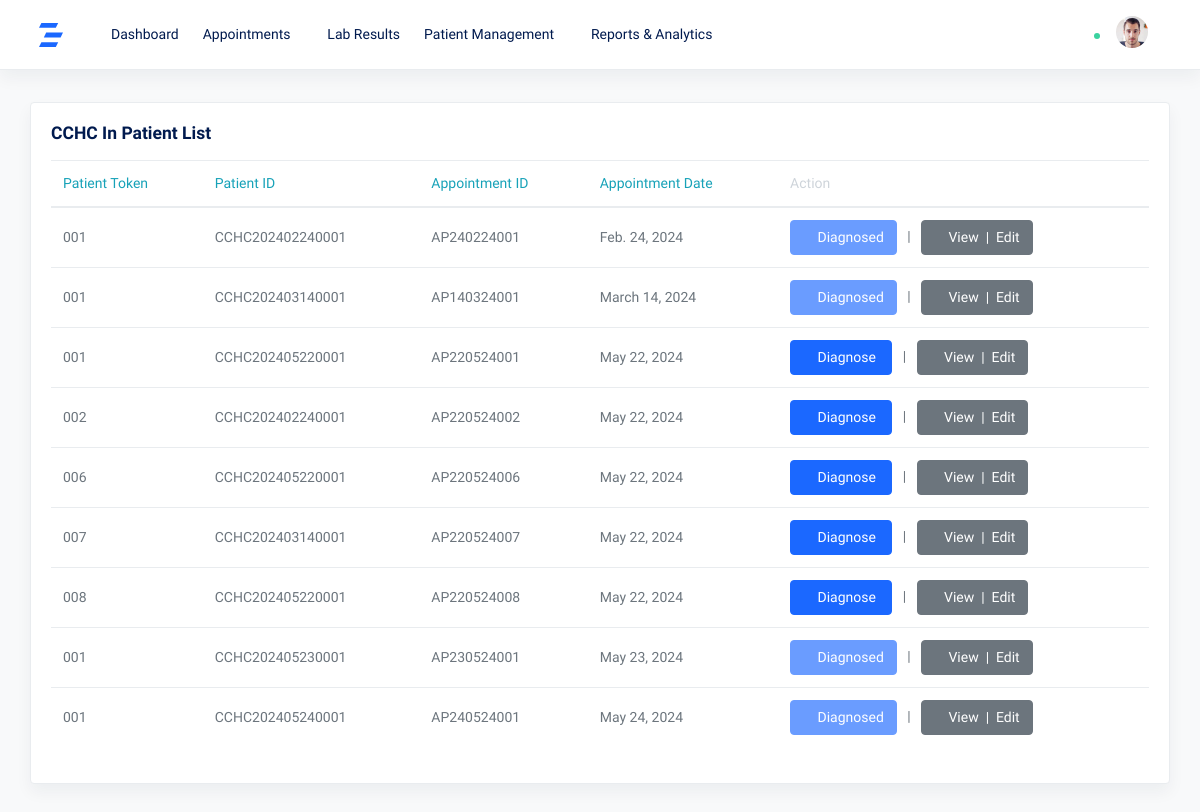
The page /junior_doctor/juniorDoctor_appointmentList on the database its author committed.
### patient/models.py (models this page shows, shortened)
class Visit(models.Model):
    appointment_id = models.CharField(max_length=12, unique=True,primary_key=True)
    patient_id = models.ForeignKey('PatientPrimaryData', on_delete=models.CASCADE)
    visit_date = models.DateField()
    doctor_name = models.CharField(max_length=50)
    patient_type = models.CharField(max_length=20)
    doctor_fee = models.DecimalField(max_digits=10, decimal_places=2)
    gst = models.DecimalField(max_digits=10, decimal_places=2)
    discount = models.DecimalField(max_digits=10, decimal_places=2)
    subtotal = models.DecimalField(max_digits=10, decimal_places=2)
    total_amount = models.DecimalField(max_digits=10, decimal_places=2)
    today_date = models.DateField(auto_now_add=True)
    patient_token = models.CharField(max_length=6)

class PatientPrimaryData(models.Model):
    patient_id = models.CharField(max_length=16, unique=True)
    patient_name = models.CharField(max_length=100)
    patient_age = models.PositiveIntegerField()
    patient_dob = models.DateField()
    patient_gender = models.CharField(max_length=10)
    mobile_number = models.CharField(max_length=17)
    guardian_name = models.CharField(max_length=100)
    relationship = models.CharField(max_length=100)
    registration_date = models.DateField(default=timezone.now)
    state = models.CharField(max_length=100)
    district = models.CharField(max_length=100)
    address=models.TextField(max_length=250, default='')
    def __str__(self):
        return self.patient_id

### junior_doctor/views.py (the view)
# urls.py: path('juniorDoctor_appointmentList',views.juniorDoctor_appointmentList,name="juniorDoctor_appointmentList"),
def juniorDoctor_appointmentList(request):
    appointments=Visit.objects.all()
    for appointment in appointments:
        try:
            jdd_data=JDD.objects.get(appointment_id=appointment)
            appointment.jdd_data_present =True
        except JDD.DoesNotExist:
            appointment.jdd_data_present = False
    return render(request,'juniorDoctor_appointmentList.html',{'appointments':appointments})

### templates/juniorDoctor_appointmentList.html (shortened to what this page needs)
{% extends 'juniorDoctor_base.html' %}
{% block body %}
<main role="main" class="main-content">
  <div class="container-fluid">
    <div class="row justify-content-center">
      <div class="col-md-12 my-8">
        <div class="card shadow">
          <div class="card-body">
            <h5 class="card-title">CCHC In Patient List</h5>
            <table class="table table-hover">
              <thead>
                <tr>
                  <th class="text-info">Patient Token</th>
                  <th class="text-info">Patient ID </th>
                  <th class="text-info">Appointment ID </th>
                  <th class="text-info">Appointment Date</th>
                  <th>Action</th>
                </tr>
              </thead>
              <tbody>
                {% for appointment in appointments %}
                <tr>
                  <td>{{ appointment.patient_token }}</td>
                  <td>{{ appointment.patient_id }}</td>
                  <td>{{ appointment.appointment_id }}</td>
                  <td>{{ appointment.visit_date }}</td>
                  <td>
                    {% if appointment.jdd_data_present %}
                    <button class="btn btn-primary" disabled><span
                        class="fe fe-check-square"></span>&nbsp;Diagnosed</button>
                    {% else %}
                    <a href="/junior_doctor/juniorDoctor_patientDiagonise/{{ appointment.appointment_id }}/"
                      class="btn btn-primary"><span class="fe fe-20 fe-edit"></span>&nbsp;Diagnose&nbsp;</a>
                    {% endif %}
                    &nbsp; | &nbsp;
                    <a href="/junior_doctor/juniorDoctor_patientDiagonise_View_Edit/{{ appointment.appointment_id }}/"
                      class="btn btn-secondary">
                      <span class="fe fe-20 fe-external-link"></span>&nbsp;View &nbsp;|&nbsp; Edit
                    </a>
                  </td>
                </tr>
                {% endfor %}
              </tbody>
            </table>
          </div>
        </div>
      </div>
    </div>
  </div>
</main>
{% endblock %}

### static/assets/doctor/css/feather.css (style rules this page uses)
.fe { font-family: "feather" !important; speak: none; font-style: normal; font-weight: normal; font-variant: normal; text-transform: none; line-height: 1; -webkit-font-smoothing: antialiased; -moz-osx-font-smoothing: grayscale; }
.fe-check-square:before { content: ""; }
.fe-edit:before { content: ""; }
.fe-external-link:before { content: ""; }

### rows shown on the page
Visit: patient_token "001", patient_id "CCHC202402240001", appointment_id "AP240224001", visit_date "Feb. 24, 2024", shows "Diagnosed"
Visit: patient_token "001", patient_id "CCHC202403140001", appointment_id "AP140324001", visit_date "March 14, 2024", shows "Diagnosed"
Visit: patient_token "001", patient_id "CCHC202405220001", appointment_id "AP220524001", visit_date "May 22, 2024"
Visit: patient_token "002", patient_id "CCHC202402240001", appointment_id "AP220524002", visit_date "May 22, 2024"
Visit: patient_token "006", patient_id "CCHC202405220001", appointment_id "AP220524006", visit_date "May 22, 2024"
Visit: patient_token "007", patient_id "CCHC202403140001", appointment_id "AP220524007", visit_date "May 22, 2024"
Visit: patient_token "008", patient_id "CCHC202405220001", appointment_id "AP220524008", visit_date "May 22, 2024"
Visit: patient_token "001", patient_id "CCHC202405230001", appointment_id "AP230524001", visit_date "May 23, 2024", shows "Diagnosed"
Visit: patient_token "001", patient_id "CCHC202405240001", appointment_id "AP240524001", visit_date "May 24, 2024", shows "Diagnosed"
